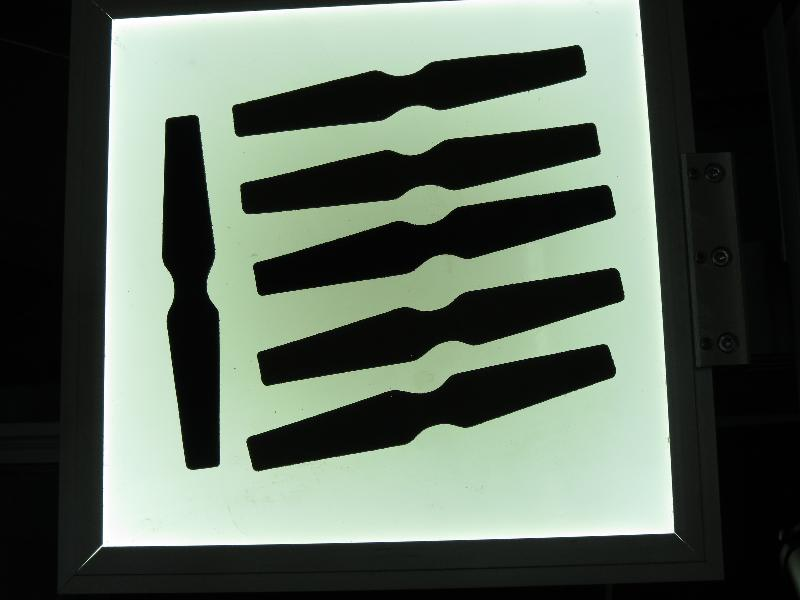
#> input picture pca_test1.jpg, 800 x 600 px
$ python test1.py
#> lines starting #> are read from the running program, lines starting #| are printed output that depends on the picture
import os
import sys
import cv2 as cv
import numpy as np
import math
import matplotlib.pyplot as plt

img = cv.imread('../pca_test1.jpg', 0)
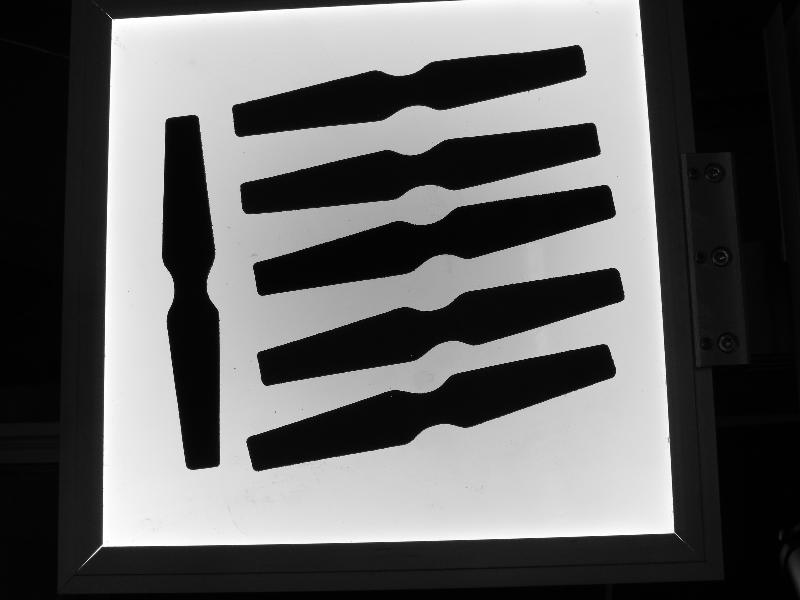
#> img: shape (600, 800); min 0, max 255, mean 96

gaussian = cv.GaussianBlur(img, (3, 3), 0)

sobelX = cv.Sobel(gaussian, cv.CV_64F, 1, 0)
#sobelX = np.uint8(np.absolute(sobelX))

sobelY = cv.Sobel(gaussian, cv.CV_64F, 0, 1)
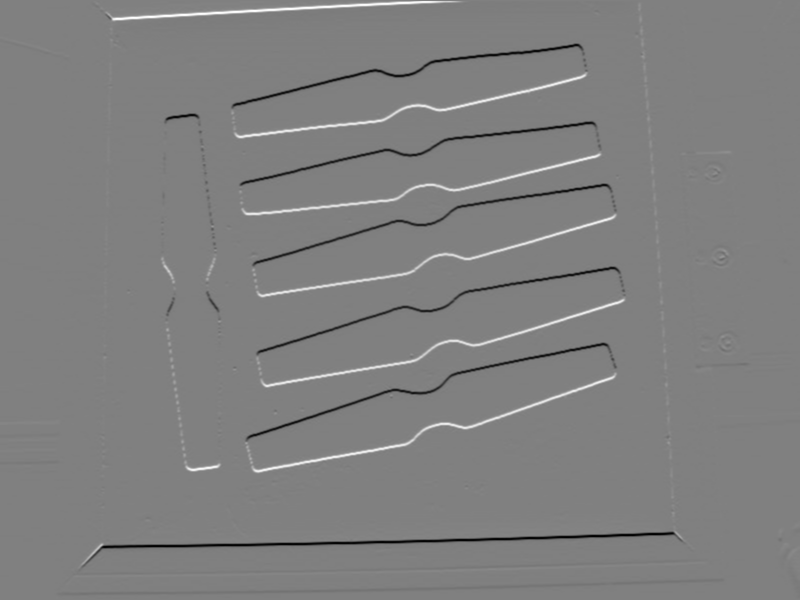
#> sobelY: shape (600, 800) float64; min -650, max 643, mean -1; drawn with min black and max white
# sobelY = np.uint8(np.absolute(sobelY))

# sobelX = np.where(sobelX > 5, sobelX, 0)
# sobelY = np.where(sobelY > 5, sobelY, 0)


#  calculate arct tan and transform form radians to degrees
gradient = 180 + np.arctan(sobelY / sobelX) / math.pi * 180
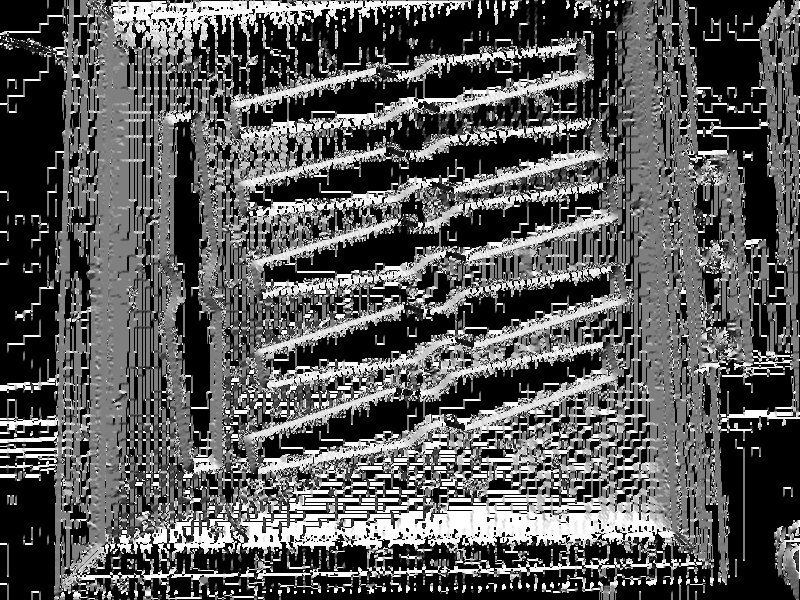
#> gradient: shape (600, 800) float64; 33.9% of the values are NaN or infinite; the others: min 90, max 270, mean 183.5; drawn with min black, max white, NaN and infinite black

# cast to int and remove nan values
gradient = np.uint8(np.nan_to_num(gradient))
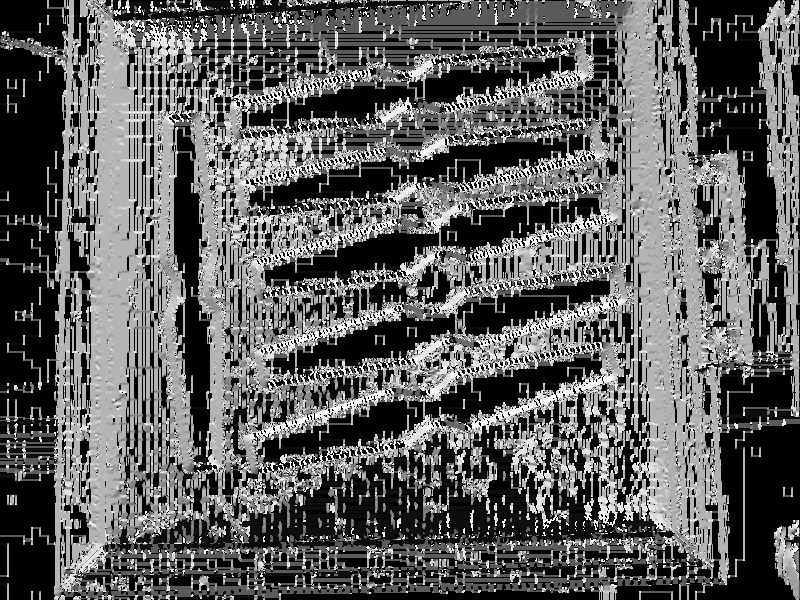
#> gradient: shape (600, 800); min 0, max 255, mean 93.4

h, w = img.shape
#> h = 600; w = 800
new_img = np.zeros((h, w, 3), np.uint8)

new_img[:] = [0, 255, 255]
new_img[:, :, 0] = gradient
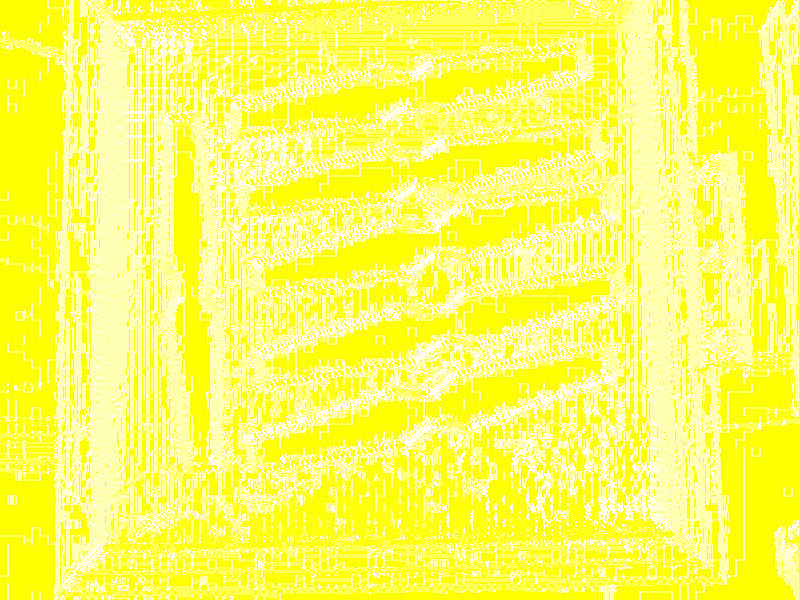
#> new_img: shape (600, 800, 3); mean of channels 0, 1, 2 93.4, 255, 255; drawn as B, G, R
new_img[:, :, 2] = np.where(gradient > 0, 255, 0)
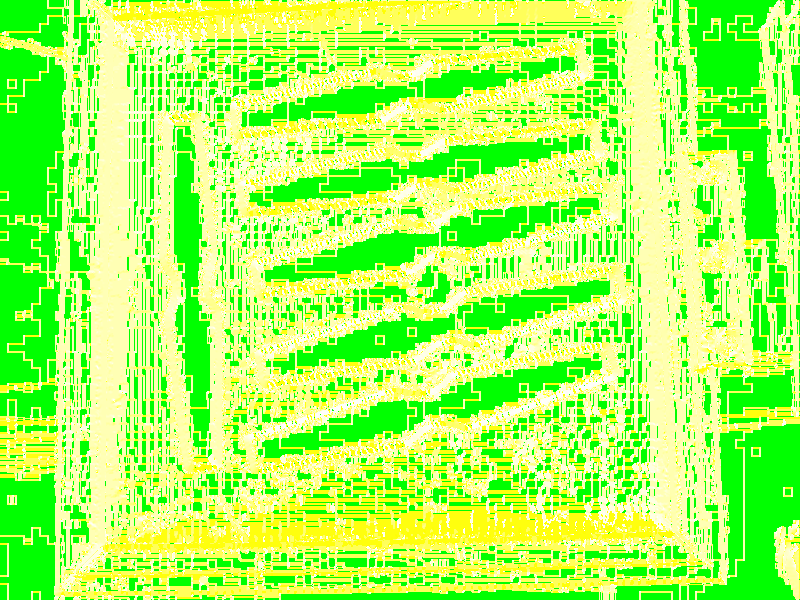
#> new_img: shape (600, 800, 3); mean of channels 0, 1, 2 93.4, 255, 168.2; drawn as B, G, R

new_img = cv.cvtColor(new_img, cv.COLOR_HSV2RGB)
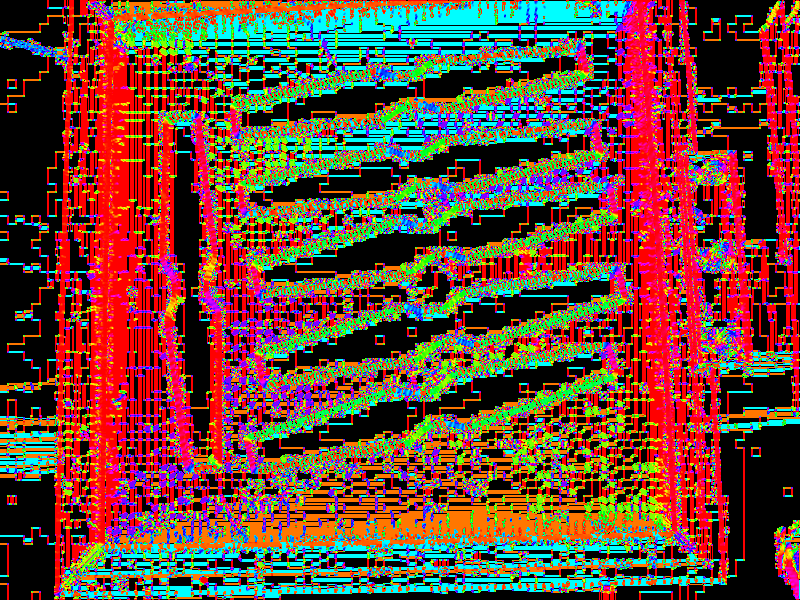
#> new_img: shape (600, 800, 3); mean R, G, B 108.8, 70, 57.6


title = ["Image", "Gradient", "Sobel"]
images = [img, new_img, gradient ]


for i in range(len(title)):
    plt.subplot(2, 2, i+1)
    plt.imshow(images[i], 'gray')
    plt.title(title[i])
    plt.xticks([]), plt.yticks([])

plt.show()

$ run again, with gradient.png saved as pca_test1.jpg
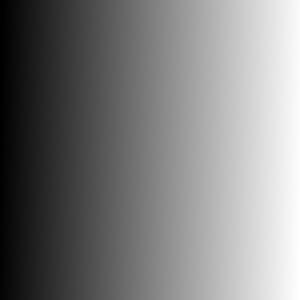
#> input picture gradient.png, 300 x 300 px
#> img is the input picture: shape (300, 300); min 0, max 255, mean 126.5
#> `new_img[:, :, 2] = np.where(gradient > 0, 255, 0)`:
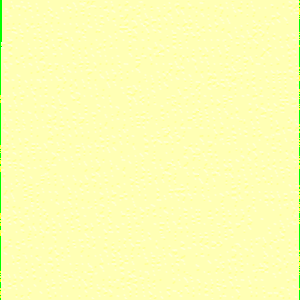
#> new_img: shape (300, 300, 3); mean of channels 0, 1, 2 179.9, 255, 253.6; drawn as B, G, R
#> `new_img = cv.cvtColor(new_img, cv.COLOR_HSV2RGB)`:
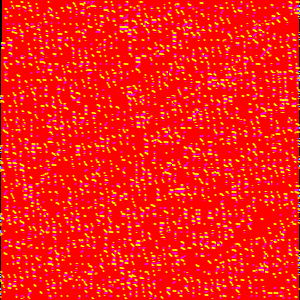
#> new_img: shape (300, 300, 3); mean R, G, B 253.2, 25.3, 16
